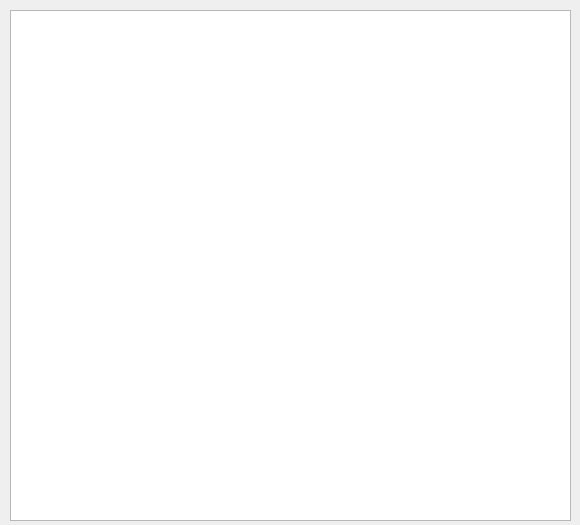
<?xml version="1.0" encoding="UTF-8"?>
<ui version="4.0">
 <class>Model</class>
 <widget class="QWidget" name="Model">
  <property name="geometry">
   <rect>
    <x>0</x>
    <y>0</y>
    <width>580</width>
    <height>525</height>
   </rect>
  </property>
  <property name="windowTitle">
   <string>Form</string>
  </property>
  <widget class="QTextEdit" name="textEdit">
   <property name="geometry">
    <rect>
     <x>10</x>
     <y>10</y>
     <width>561</width>
     <height>511</height>
    </rect>
   </property>
  </widget>
 </widget>
 <resources/>
 <connections/>
</ui>
